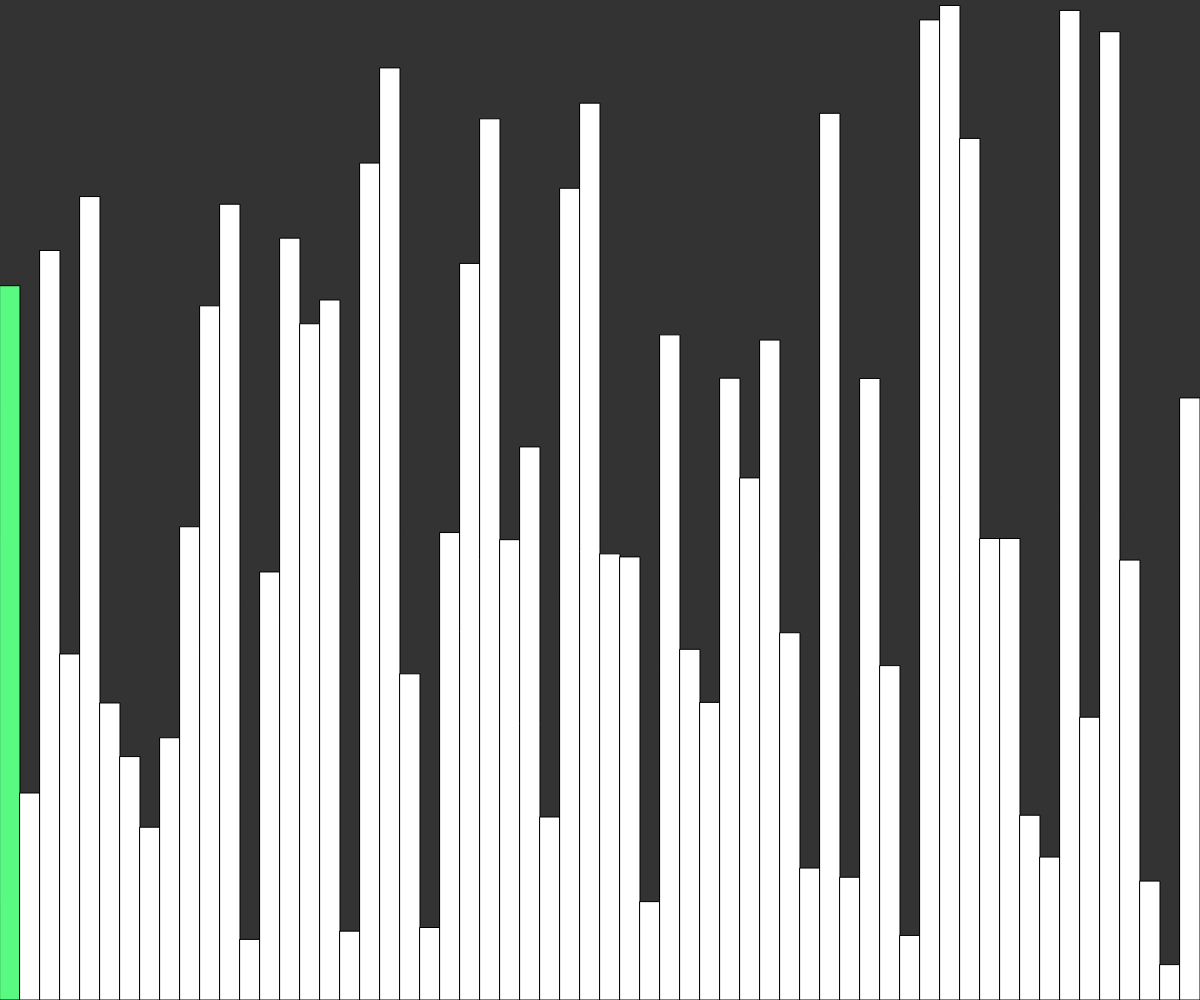
Frame 1 (no input)
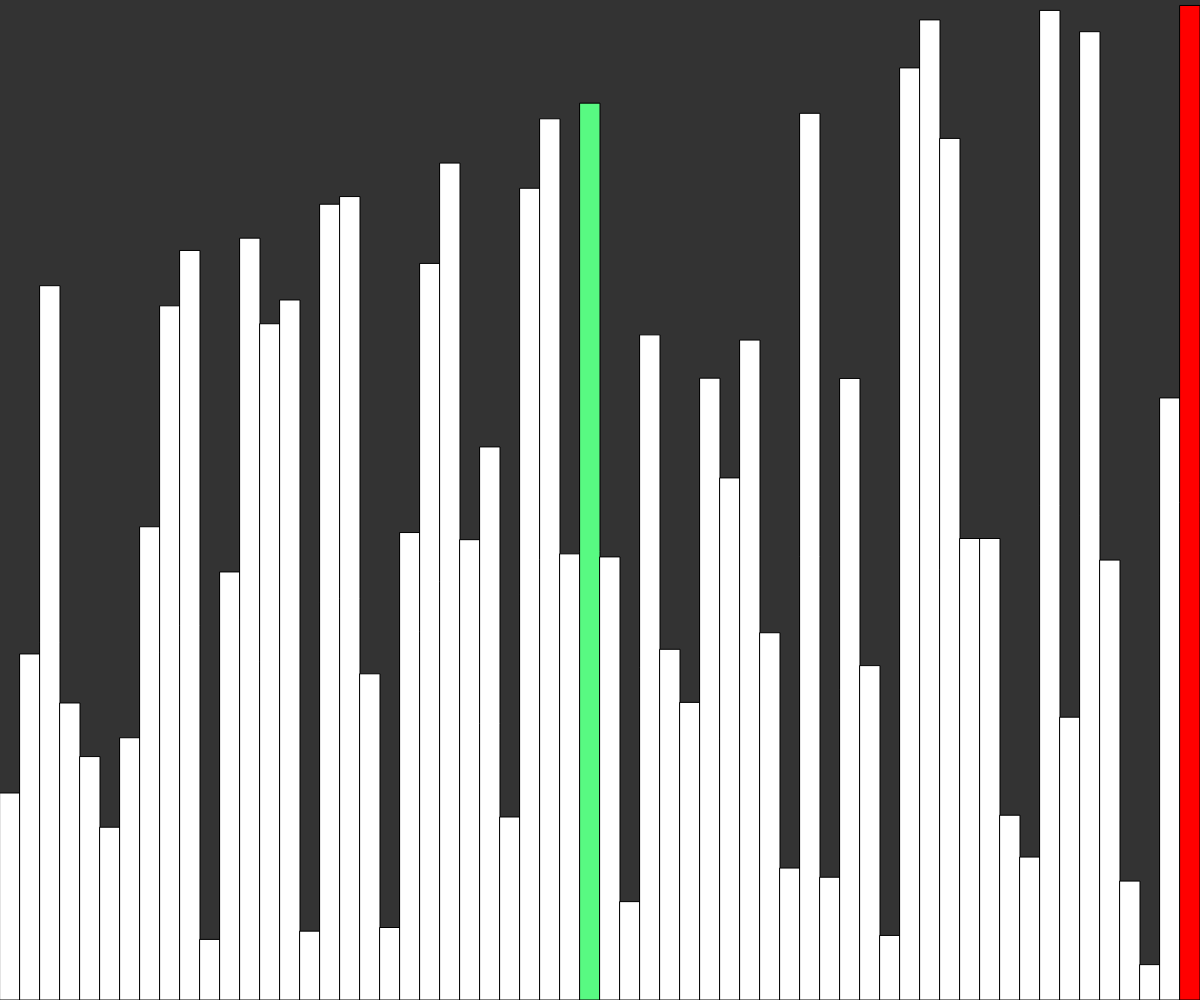
Frame 60 (no input)
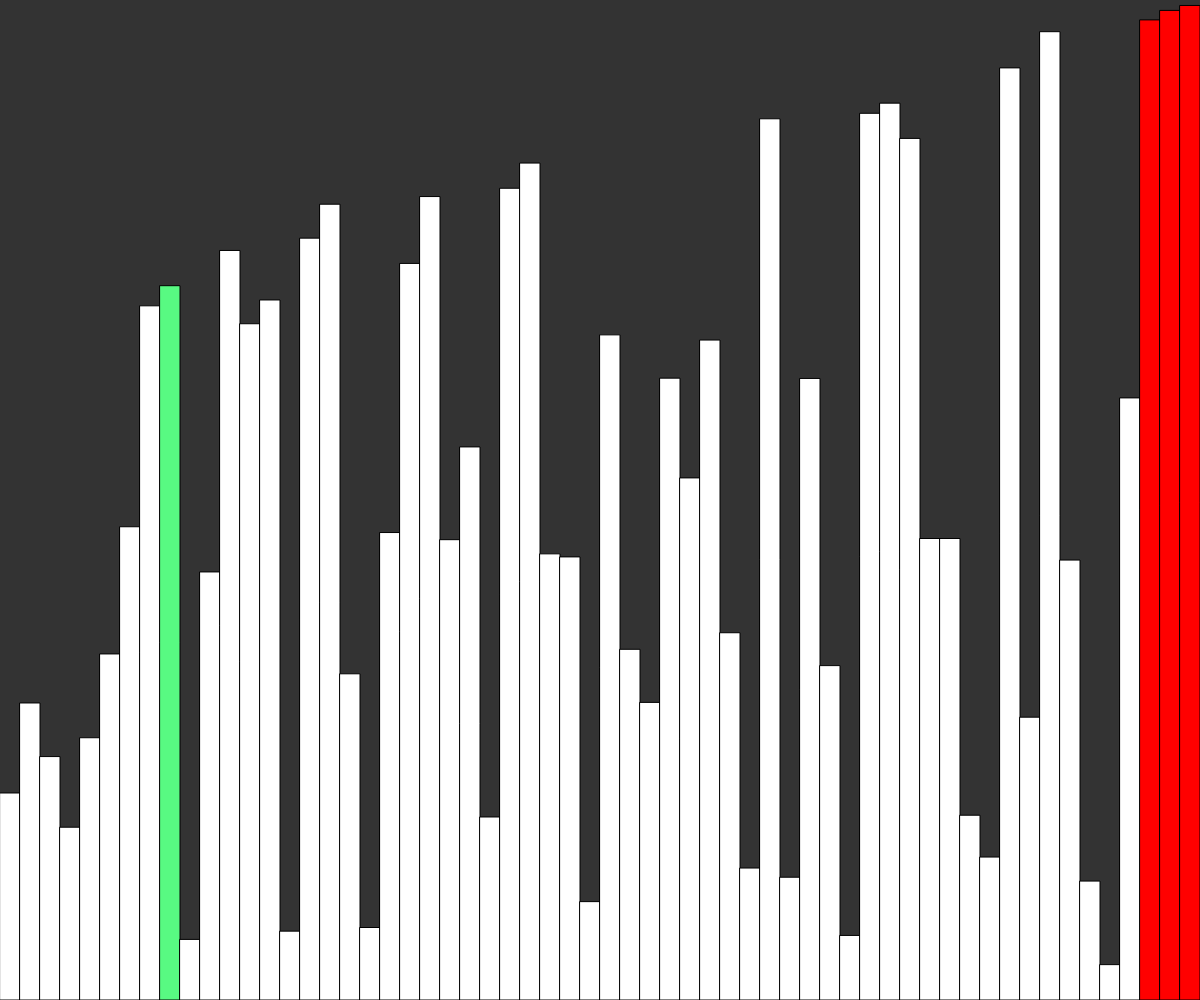
Frame 120 (the mouse pressed at the canvas centre since frame 60)

The p5.js sketch that drew these frames (run headless with seeded random() and noise() and a simulated clock; from frame 60 on, the mouse is pressed at the canvas centre):

// p5.js sketch
// ── sketch.js
// Set Global Variables 
let values = [];
let w = 20;
let states = [];


function setup() {
  // Create Canvas of Size Windows Width * Windows Height
  createCanvas(windowWidth, windowHeight);

  // Insert Random values in array
  values = new Array(floor(width/w));

  for(let i =0; i< values.length; i++){
    values[i] = float(random(height));
    states[i] = -1; 
  }
  print("Unsorted Array is :"+values);
  bubbleSort(values,0,values.length);
  print("Sorted Array :"+ values);

}

async function bubbleSort(arr, start ,end){
  if(start >= end){
    return;
  }
  for(var i=0;i<end-1;i++){
    for(var j=0;j<end-i-1;j++){
      if(arr[j]>=arr[j+1]){
        states[j] = 1;
        await swap(arr,j,j+1);
        states[j+1] = 0;
      }
      states[j] = 2;
    }
  }
  return arr;
}


function draw() {
  background(51);
  for(let i = 0; i<values.length; i++){
  stroke(0);
    fill(255);
    if(states[i] == 0){
      fill(255,0,0);
    }
    else if (states[i]==1){
      fill("#58FA82");
    }
    else {
      fill(255);
    }
    rect(i*w, height - values[i],w,values[i]);
  }
}

async function swap(arr, a, b){
  
  await sleep(20);
  let t = arr[a];
  arr[a] = arr[b];
  arr[b] = t;
}

function sleep(ms){
  return new Promise(resolve => setTimeout(resolve, ms));
}
